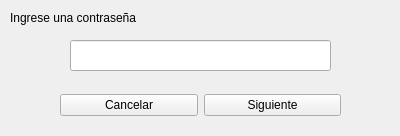
<?xml version="1.0" encoding="UTF-8"?>
<ui version="4.0">
 <class>EmergenteCrearDir</class>
 <widget class="QWidget" name="EmergenteCrearDir">
  <property name="geometry">
   <rect>
    <x>0</x>
    <y>0</y>
    <width>400</width>
    <height>136</height>
   </rect>
  </property>
  <property name="windowTitle">
   <string>Form</string>
  </property>
  <property name="windowIcon">
   <iconset>
    <normaloff>Iconos/LOGO.png</normaloff>Iconos/LOGO.png</iconset>
  </property>
  <widget class="QLineEdit" name="txtBusqueda">
   <property name="geometry">
    <rect>
     <x>70</x>
     <y>40</y>
     <width>261</width>
     <height>31</height>
    </rect>
   </property>
   <property name="text">
    <string/>
   </property>
   <property name="echoMode">
    <enum>QLineEdit::Password</enum>
   </property>
  </widget>
  <widget class="QLabel" name="label">
   <property name="geometry">
    <rect>
     <x>10</x>
     <y>10</y>
     <width>171</width>
     <height>16</height>
    </rect>
   </property>
   <property name="text">
    <string>Ingrese una contraseña</string>
   </property>
  </widget>
  <widget class="QWidget" name="horizontalLayoutWidget">
   <property name="geometry">
    <rect>
     <x>60</x>
     <y>80</y>
     <width>281</width>
     <height>51</height>
    </rect>
   </property>
   <layout class="QHBoxLayout" name="horizontalLayout_2">
    <item>
     <widget class="QPushButton" name="btnCancelar">
      <property name="text">
       <string>Cancelar</string>
      </property>
     </widget>
    </item>
    <item>
     <widget class="QPushButton" name="btnBuscar">
      <property name="text">
       <string>Siguiente</string>
      </property>
     </widget>
    </item>
   </layout>
  </widget>
 </widget>
 <resources/>
 <connections/>
</ui>
